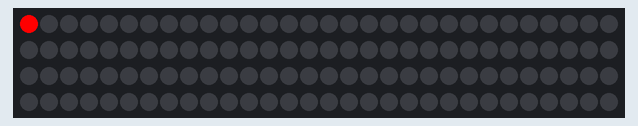
Simulated run of this sketch. Board: Arduino Uno, built with avr-gcc and run on an emulated ATmega328P. On the bench: 120 RGB LEDs in strip order, left to right, continuing on the next row.

Above: at 0.15 s.
At 3.19 s:
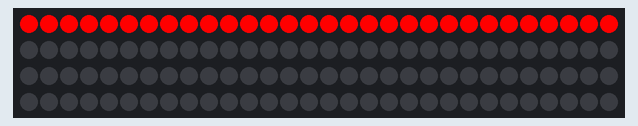
At 6.33 s:
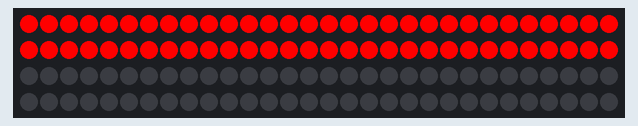
At 9.48 s:
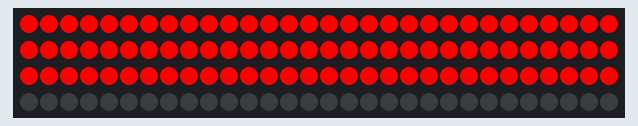
At 12.6 s:
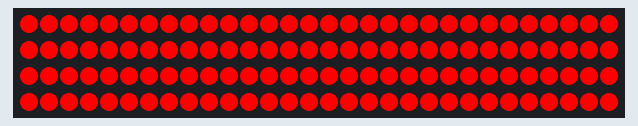

The sketch:

rouge.ino
```cpp
#include <FastLED.h>

#define LED_PIN     5
#define NUM_LEDS    120
CRGB leds[NUM_LEDS];
int delais = 10;
void setup() {

  FastLED.addLeds<WS2812, LED_PIN, GRB>(leds, NUM_LEDS);
}

void loop() {

  allume(255,0,0);
}

void allume(int R, int V, int B){
    for(int i = 0;i<=120;i++){
      delay(100);
      leds[i] = CRGB(R, V, B);
      FastLED.show();
    }
}
```
